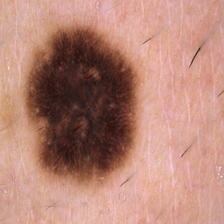
%> input picture 3.jpg, 224 x 224 px
$ octave preprocessing.m   (GNU Octave 9; MATLAB toolbox functions it lacks are replaced by stand-ins)
%> lines starting %> are read from the running program, lines starting %| are printed output that depends on the picture; in (x1, y1, x2, y2) boxes, pixels count from 0 and x2, y2 are one past the last pixel; in counts of white or black regions, pixels touching at a corner belong together; the program's own positions count from 1
clc;  % Clear command window.
clear;  % Delete all variables.
clearvars;
close all;  % Close all figure windows except those created by imtool.
imtool close all;  % Close all figure windows created by imtool.
workspace;  % Make sure the workspace panel is showing.
fontSize = 15;
% Read in a standard MATLAB demo image.
folder = fullfile(matlabroot, 'H:\0.PUST\Thesis');
baseFileName = '3.jpg';
% Get the full filename, with path prepended.
fullFileName = fullfile(folder, baseFileName);
if ~exist(fullFileName, 'file')
  % Didn't find it there.  Check the search path for it.
  fullFileName = baseFileName; % No path this time.
  if ~exist(fullFileName, 'file')
    % Still didn't find it.  Alert user.
    errorMessage = sprintf('Error: %s does not exist.', fullFileName);
    uiwait(warndlg(errorMessage));
    return;
  end
end
original = imread(fullFileName);
%> original is the input picture: size 224x224x3 uint8; mean R, G, B 182.3, 133.6, 119.3
grayImage=rgb2gray(original);
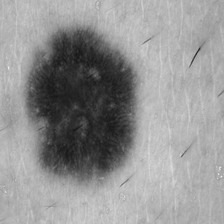
%> grayImage: size 224x224 uint8; min 22, max 235, mean 146.5
%[rows columns numberOfColorBands] = size(grayImage);
subplot(2, 2, 1);
imshow(grayImage);
title('Original Gray Scale Image', 'FontSize', fontSize);
% Enlarge figure to full screen.
set(gcf, 'Position', get(0,'Screensize'));


% Generate a noisy image with salt and pepper noise.
noisyImage = imnoise(grayImage,'salt & pepper', 0.05);
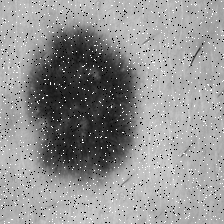
%> noisyImage: size 224x224 uint8; min 0, max 255, mean 145.5
subplot(2, 2, 2);
imshow(noisyImage);
title('Image with Salt and Pepper Noise', 'FontSize', fontSize);


% Median Filter the image:
medianFilteredImage = medfilt2(noisyImage, [3 3]);
% Find the noise.  It will have a gray level of either 0 or 255.
noiseImage = (noisyImage == 0 | noisyImage == 255);
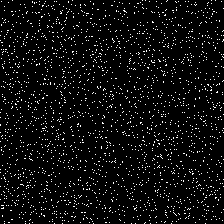
%> noiseImage: size 224x224 logical; 5.1% white in thin lines or dots
% Get rid of the noise by replacing with median.
noiseFreeImage = noisyImage; % Initialize
noiseFreeImage(noiseImage) = medianFilteredImage(noiseImage); % Replace.
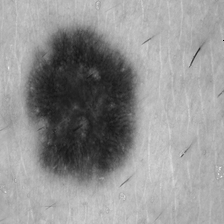
%> noiseFreeImage: size 224x224 uint8; 5.11% of pixels changed, all inside (x1, y1, x2, y2) = (0, 0, 224, 224)
% Display the image.
subplot(2, 2, 3);
imshow(noiseFreeImage);
title('Restored Image', 'FontSize', fontSize);

enhanced=histeq(noiseFreeImage);
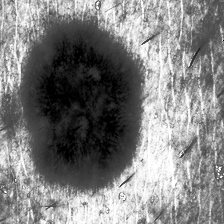
%> enhanced: size 224x224 uint8; min 0, max 255, mean 127.3
subplot(2, 2, 4);
imshow(enhanced);
title('contrast Image', 'FontSize', fontSize);


ab=enhanced;
%ab = double(enhanced);
[rows, columns, numberOfColorChannels] = size(ab);
%> rows = 224; columns = 224; numberOfColorChannels = 1
ab = reshape(ab, rows*columns, numberOfColorChannels);
%nrows = size(ab,1);
%ncols = size(ab,2);

%ab = reshape(ab,nrows*ncols,1);

nColors = 8;
% repeat the clustering 3 times to avoid local minima
[cluster_idx, cluster_center] = kmeans(ab,nColors,'distance','sqEuclidean', 'Replicates', 3);
%> cluster_center = [66.89; 235.2; 137.6; 102.4; 35.91; 198; 167.1; 9.34]

pixel_labels = reshape(cluster_idx,rows,columns);
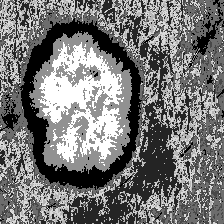
%> pixel_labels: size 224x224 double; min 1, max 8, mean 4.27; drawn with min black and max white
figure;
imshow(pixel_labels,[]);

%%function feature extraction using dwt

%%funciton image classification and result
